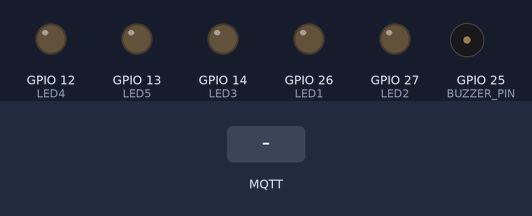
Recording of a sketch running on a simulated ESP32. Parts: output pins drawn as LEDs (lit = HIGH), buzzer (waves = sounding). Inputs (shaded band) come from the test bench. WiFi joins after 1.5 s; servers stay silent unless stated; no MQTT or app messages arrive unless stated; what the sketch prints to the serial monitor is not drawn.

Above: at 3.2 s.
3.3 s: MQTT message "button1" arrives on the first subscribed topic
At 3.7 s:
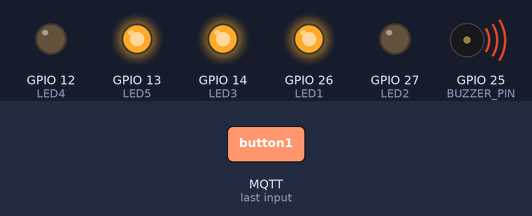
At 4.2 s:
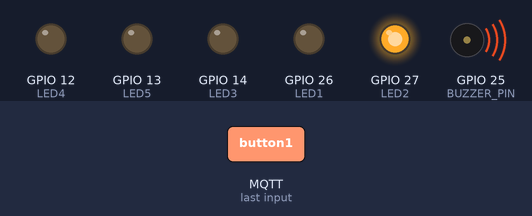
9.3 s: MQTT message "button2" arrives on the first subscribed topic
18.3 s: MQTT message "button3" arrives on the first subscribed topic
At 26.3 s:
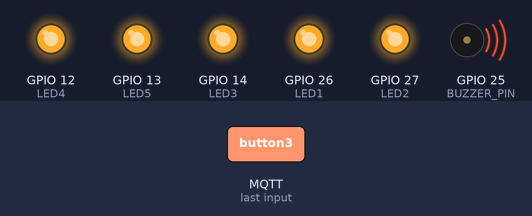
Timing chart, 0 to 27.3 s (numbered marks = the images above; inputs shaded):
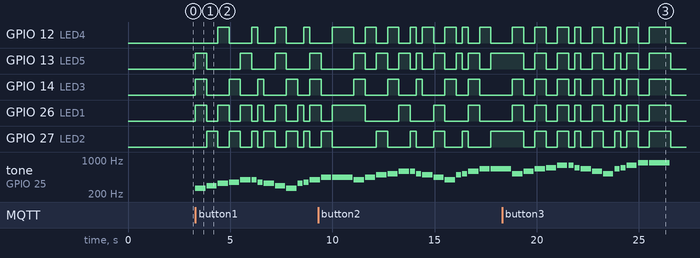

Measured:
- after the input at 3.3 s, GPIO 12 (LED4): LOW → HIGH after 1.1 s, → LOW 0.55 s later, → HIGH 1.1 s later, → LOW 0.30 s later, … (8 changes in this stretch); GPIO 13 (LED5): goes HIGH 0.55 s, LOW 1.7 s, HIGH 0.55 s, LOW 1.2 s, HIGH 0.55 s, LOW 1.2 s, then HIGH, starting at once
- after the input at 18.3 s, GPIO 12 (LED4), GPIO 14 (LED3), GPIO 26 (LED1): LOW → HIGH after 0.50 s, → LOW 0.55 s later, → HIGH 0.55 s later, → LOW 0.55 s later, … (16 changes in this stretch)

The sketch:

buzzer_esp32.ino
```cpp
#include <WiFi.h>
#include <PubSubClient.h>

// Wi-Fi sozlamalari
const char* ssid = "wifi_name"; // Wi-Fi nomini kiriting
const char* password = "wifi_password"; // Wi-Fi parolini kiriting

// MQTT sozlamalari
const char* mqtt_server = "broker.emqx.io";
const char* mqtt_topic = "esp32/buttons";
const char* client_id = "ESP32Client-UniqueID123";

// GPIO pinlari
#define BUZZER_PIN 25
#define LED1 26
#define LED2 27
#define LED3 14
#define LED4 12
#define LED5 13

WiFiClient espClient;
PubSubClient client(espClient);

// Musiqa ohanglari
int melody1[] = {262, 294, 330, 349, 392, 392, 349, 330, 294, 262, 330, 349, 392, 440, 440};
int melody2[] = {392, 440, 494, 523, 587, 587, 523, 494, 440, 392, 494, 523, 587, 659, 659};
int melody3[] = {523, 587, 659, 698, 784, 784, 698, 659, 587, 523, 659, 698, 784, 880, 880};
int noteDurations[] = {500, 500, 500, 500, 500, 250, 250, 500, 500, 500, 250, 250, 500, 500, 1000};

void setup() {
  pinMode(BUZZER_PIN, OUTPUT);
  pinMode(LED1, OUTPUT);
  pinMode(LED2, OUTPUT);
  pinMode(LED3, OUTPUT);
  pinMode(LED4, OUTPUT);
  pinMode(LED5, OUTPUT);

  Serial.begin(115200);

  // Wi-Fi ga ulanish
  Serial.println("Wi-Fi ga ulanmoqda: " + String(ssid));
  WiFi.begin(ssid, password);
  int wifi_attempts = 0;
  while (WiFi.status() != WL_CONNECTED && wifi_attempts < 15) {
    delay(1000);
    Serial.print(".");
    wifi_attempts++;
    // Wi-Fi xato holatini tekshirish
    switch (WiFi.status()) {
      case WL_NO_SSID_AVAIL:
        Serial.println("\nXato: Wi-Fi tarmog‘i topilmadi!");
        break;
      case WL_CONNECT_FAILED:
        Serial.println("\nXato: Wi-Fi paroli noto‘g‘ri yoki ulanish muvaffaqiyatsiz!");
        break;
      case WL_DISCONNECTED:
        Serial.println("\nWi-Fi ulanishi uzildi, qayta urinish...");
        break;
    }
  }
  if (WiFi.status() == WL_CONNECTED) {
    Serial.println("\nWi-Fi ga ulandi! IP: " + WiFi.localIP().toString());
  } else {
    Serial.println("\nWi-Fi ga ulanib bo‘lmadi. Quyidagilarni tekshiring:");
    Serial.println("- SSID va parol to‘g‘riligini.");
    Serial.println("- Router 2.4 GHz tarmog‘ida ekanligini.");
    Serial.println("- Signal kuchi yetarli ekanligini.");
    while (true); // To‘xtab qolish
  }

  // MQTT serveriga ulanish
  client.setServer(mqtt_server, 1883);
  client.setCallback(callback);
}

void reconnect() {
  int maxAttempts = 5;
  int attempt = 0;
  while (!client.connected() && attempt < maxAttempts) {
    Serial.println("MQTT ga ulanmoqda...");
    if (client.connect(client_id)) {
      Serial.println("MQTT ga ulandi!");
      client.subscribe(mqtt_topic);
      Serial.println("Obuna bo‘lindi: " + String(mqtt_topic));
    } else {
      Serial.print("Xato, rc=");
      Serial.print(client.state());
      Serial.println(" 5 sekunddan keyin qayta urinish...");
      delay(5000);
      attempt++;
    }
  }
  if (!client.connected()) {
    Serial.println("MQTT ga ulanib bo‘lmadi. Broker, tarmoq yoki Client IDni tekshiring.");
  }
}

void callback(char* topic, byte* payload, unsigned int length) {
  String message;
  for (int i = 0; i < length; i++) {
    message += (char)payload[i];
  }
  Serial.println("Xabar keldi: " + message);

  if (message == "button1") {
    playMelody(melody1, sizeof(melody1) / sizeof(melody1[0]), 1);
  } else if (message == "button2") {
    playMelody(melody2, sizeof(melody2) / sizeof(melody2[0]), 2);
  } else if (message == "button3") {
    playMelody(melody3, sizeof(melody3) / sizeof(melody3[0]), 3);
  }
}

void playMelody(int melody[], int size, int pattern) {
  for (int i = 0; i < size; i++) {
    tone(BUZZER_PIN, melody[i], noteDurations[i]);
    if (pattern == 1) {
      digitalWrite(LED1, i % 2 == 0 ? HIGH : LOW);
      digitalWrite(LED2, (i + 1) % 2 == 0 ? HIGH : LOW);
      digitalWrite(LED3, i % 3 == 0 ? HIGH : LOW);
      digitalWrite(LED4, (i + 1) % 3 == 0 ? HIGH : LOW);
      digitalWrite(LED5, i % 4 == 0 ? HIGH : LOW);
    } else if (pattern == 2) {
      digitalWrite(LED5, i % 2 == 0 ? HIGH : LOW);
      digitalWrite(LED4, (i + 1) % 2 == 0 ? HIGH : LOW);
      digitalWrite(LED3, i % 3 == 0 ? HIGH : LOW);
      digitalWrite(LED2, (i + 1) % 3 == 0 ? HIGH : LOW);
      digitalWrite(LED1, i % 4 == 0 ? HIGH : LOW);
    } else if (pattern == 3) {
      digitalWrite(LED1, i % 2 == 0 ? HIGH : LOW);
      digitalWrite(LED2, i % 2 == 0 ? HIGH : LOW);
      digitalWrite(LED3, i % 2 == 0 ? HIGH : LOW);
      digitalWrite(LED4, i % 2 == 0 ? HIGH : LOW);
      digitalWrite(LED5, i % 2 == 0 ? HIGH : LOW);
    }
    delay(noteDurations[i] + 50);
  }
  noTone(BUZZER_PIN);
  digitalWrite(LED1, LOW);
  digitalWrite(LED2, LOW);
  digitalWrite(LED3, LOW);
  digitalWrite(LED4, LOW);
  digitalWrite(LED5, LOW);
}

void loop() {
  if (WiFi.status() != WL_CONNECTED) {
    Serial.println("Wi-Fi ulanishi uzildi. Qayta ulanmoqda...");
    WiFi.reconnect();
    delay(5000);
    return;
  }
  if (!client.connected()) {
    reconnect();
  }
  client.loop();
}
```
